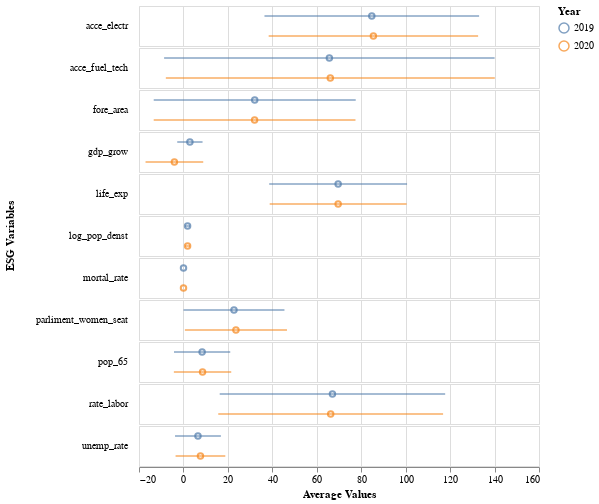

Notebook source saved alongside this figure:
### Code cell
# visualizing summary statistics
points = alt.Chart(plot_df).mark_point().encode(
    x = alt.X('mean', title = 'Average Values'),
    y = alt.Y('Year', title = '', axis = None),
    color = alt.Color('Year', title = 'Year')
)

# variability about means
bars = alt.Chart(plot_df).transform_calculate(
    lwr = 'datum.mean - 2*datum.std',
    upr = 'datum.mean + 2*datum.std'
).mark_errorbar().encode(
    x = alt.X('lwr:Q', title = 'Average Values'), 
    x2 = 'upr:Q',
    y = alt.Y('Year', title = '', axis = None),
    color = alt.Color('Year', title = 'Year')
)

# layer
fig = (points + bars).facet(
    row = alt.Row('ESG Variables', 
                  title = 'ESG Variables', 
                  header = alt.Header(labelAngle = 0, 
                                      labelAlign = 'left'))
).configure_facet(spacing = 0)

# display
fig

### Figure 1 — Vega-Lite specification as saved in the notebook (floating-point values rounded to 4 significant figures)
{"config": {"view": {"continuousWidth": 400, "continuousHeight": 300}, "facet": {"spacing": 0}}, "data": {"name": "data-ce809ef3f1bea768ded7e75866261b80"}, "facet": {"row": {"field": "ESG Variables", "header": {"labelAlign": "left", "labelAngle": 0}, "title": "ESG Variables", "type": "nominal"}}, "spec": {"layer": [{"mark": "point", "encoding": {"color": {"field": "Year", "title": "Year", "type": "nominal"}, "x": {"field": "mean", "title": "Average Values", "type": "quantitative"}, "y": {"axis": null, "field": "Year", "title": "", "type": "nominal"}}}, {"mark": "errorbar", "encoding": {"color": {"field": "Year", "title": "Year", "type": "nominal"}, "x": {"field": "lwr", "title": "Average Values", "type": "quantitative"}, "x2": {"field": "upr"}, "y": {"axis": null, "field": "Year", "title": "", "type": "nominal"}}, "transform": [{"calculate": "datum.mean - 2*datum.std", "as": "lwr"}, {"calculate": "datum.mean + 2*datum.std", "as": "upr"}]}]}, "$schema": "https://vega.github.io/schema/vega-lite/v4.17.0.json", "datasets": {"data-ce809ef3f1bea768ded7e75866261b80": [{"Year": "2019", "ESG Variables": "acce_fuel_tech", "mean": 65.66, "std": 37.18}, {"Year": "2019", "ESG Variables": "acce_electr", "mean": 84.76, "std": 24.15}, {"Year": "2019", "ESG Variables": "fore_area", "mean": 32.07, "std": 22.73}, {"Year": "2019", "ESG Variables": "gdp_grow", "mean": 2.902, "std": 2.848}, {"Year": "2019", "ESG Variables": "life_exp", "mean": 69.62, "std": 15.51}, {"Year": "2019", "ESG Variables": "mortal_rate", "mean": 0.02874, "std": 0.02763}, {"Year": "2019", "ESG Variables": "pop_65", "mean": 8.409, "std": 6.327}, {"Year": "2019", "ESG Variables": "parliment_women_seat", "mean": 22.74, "std": 11.36}, {"Year": "2019", "ESG Variables": "rate_labor", "mean": 67.05, "std": 25.36}, {"Year": "2019", "ESG Variables": "unemp_rate", "mean": 6.536, "std": 5.16}, {"Year": "2019", "ESG Variables": "log_pop_denst", "mean": 1.867, "std": 0.5707}, {"Year": "2020", "ESG Variables": "acce_fuel_tech", "mean": 66.09, "std": 37.01}, {"Year": "2020", "ESG Variables": "acce_electr", "mean": 85.48, "std": 23.57}, {"Year": "2020", "ESG Variables": "fore_area", "mean": 32.02, "std": 22.7}, {"Year": "2020", "ESG Variables": "gdp_grow", "mean": -4.074, "std": 6.493}, {"Year": "2020", "ESG Variables": "life_exp", "mean": 69.62, "std": 15.4}, {"Year": "2020", "ESG Variables": "mortal_rate", "mean": 0.02781, "std": 0.02681}, {"Year": "2020", "ESG Variables": "pop_65", "mean": 8.601, "std": 6.456}, {"Year": "2020", "ESG Variables": "parliment_women_seat", "mean": 23.62, "std": 11.49}, {"Year": "2020", "ESG Variables": "rate_labor", "mean": 66.26, "std": 25.29}, {"Year": "2020", "ESG Variables": "unemp_rate", "mean": 7.653, "std": 5.597}, {"Year": "2020", "ESG Variables": "log_pop_denst", "mean": 1.872, "std": 0.5699}]}}
